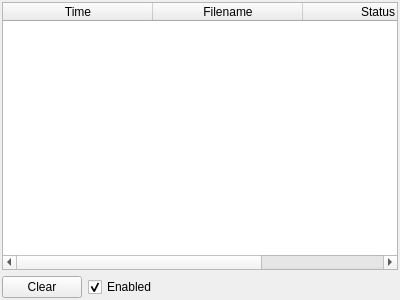
<?xml version="1.0" encoding="UTF-8"?>
<ui version="4.0">
 <class>FileServerWidget</class>
 <widget class="QDockWidget" name="FileServerWidget">
  <property name="geometry">
   <rect>
    <x>0</x>
    <y>0</y>
    <width>400</width>
    <height>300</height>
   </rect>
  </property>
  <property name="windowTitle">
   <string>File server</string>
  </property>
  <widget class="QWidget" name="dockWidgetContents">
   <layout class="QVBoxLayout" name="verticalLayout">
    <property name="leftMargin">
     <number>2</number>
    </property>
    <property name="topMargin">
     <number>2</number>
    </property>
    <property name="rightMargin">
     <number>2</number>
    </property>
    <property name="bottomMargin">
     <number>2</number>
    </property>
    <item>
     <widget class="QTableWidget" name="tableWidget">
      <property name="sortingEnabled">
       <bool>true</bool>
      </property>
      <attribute name="horizontalHeaderDefaultSectionSize">
       <number>150</number>
      </attribute>
      <attribute name="horizontalHeaderStretchLastSection">
       <bool>true</bool>
      </attribute>
      <attribute name="verticalHeaderVisible">
       <bool>false</bool>
      </attribute>
      <column>
       <property name="text">
        <string>Time</string>
       </property>
      </column>
      <column>
       <property name="text">
        <string>Filename</string>
       </property>
      </column>
      <column>
       <property name="text">
        <string>Status</string>
       </property>
      </column>
     </widget>
    </item>
    <item>
     <widget class="QWidget" name="widget" native="true">
      <layout class="QHBoxLayout" name="horizontalLayout">
       <property name="leftMargin">
        <number>0</number>
       </property>
       <property name="topMargin">
        <number>0</number>
       </property>
       <property name="rightMargin">
        <number>0</number>
       </property>
       <property name="bottomMargin">
        <number>0</number>
       </property>
       <item>
        <widget class="QPushButton" name="pushButton">
         <property name="text">
          <string>Clear</string>
         </property>
        </widget>
       </item>
       <item>
        <widget class="QCheckBox" name="checkBox">
         <property name="text">
          <string>Enabled</string>
         </property>
         <property name="checked">
          <bool>true</bool>
         </property>
        </widget>
       </item>
       <item>
        <spacer name="horizontalSpacer">
         <property name="orientation">
          <enum>Qt::Horizontal</enum>
         </property>
         <property name="sizeHint" stdset="0">
          <size>
           <width>245</width>
           <height>20</height>
          </size>
         </property>
        </spacer>
       </item>
      </layout>
     </widget>
    </item>
   </layout>
  </widget>
 </widget>
 <resources/>
 <connections/>
</ui>
